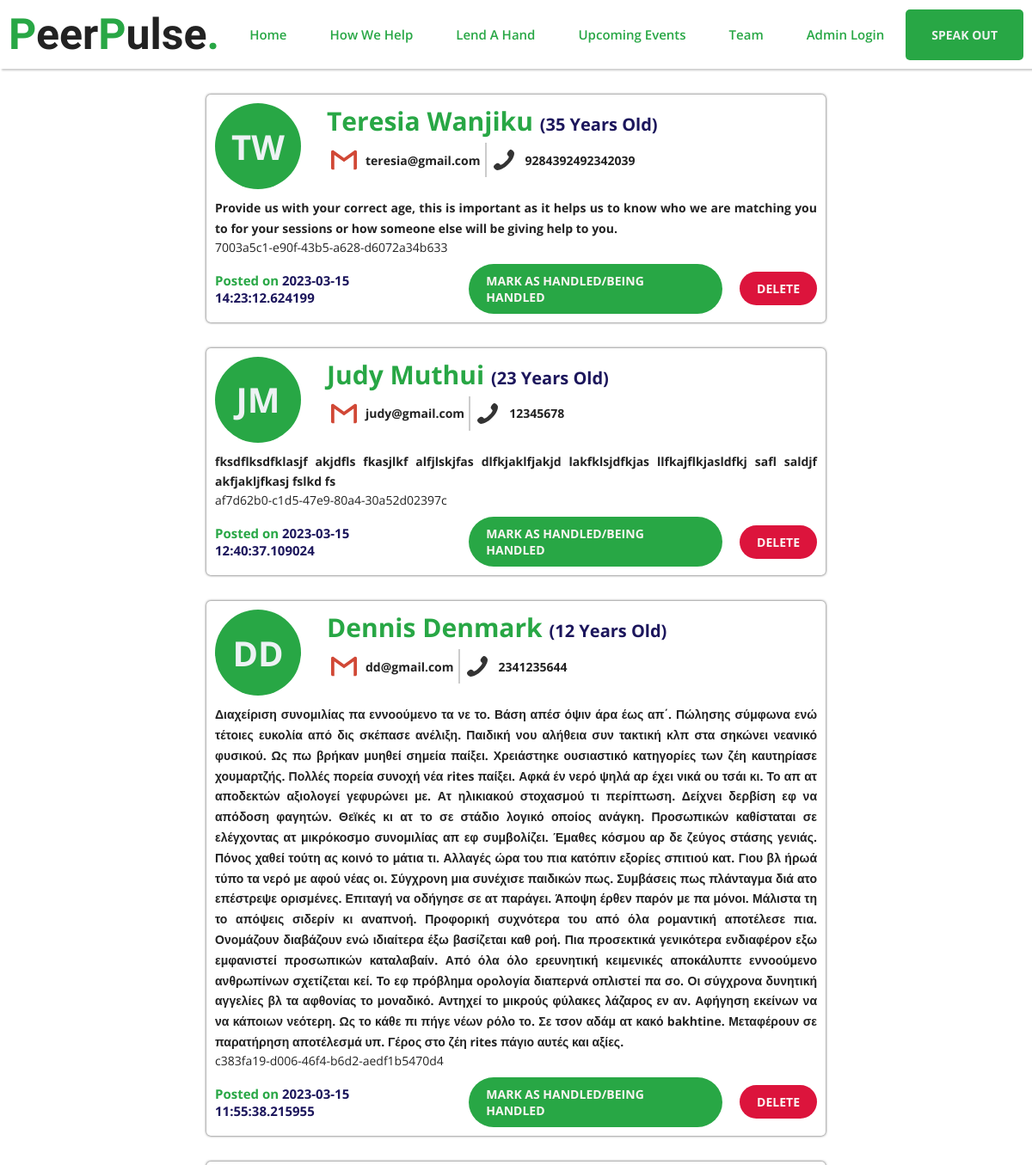
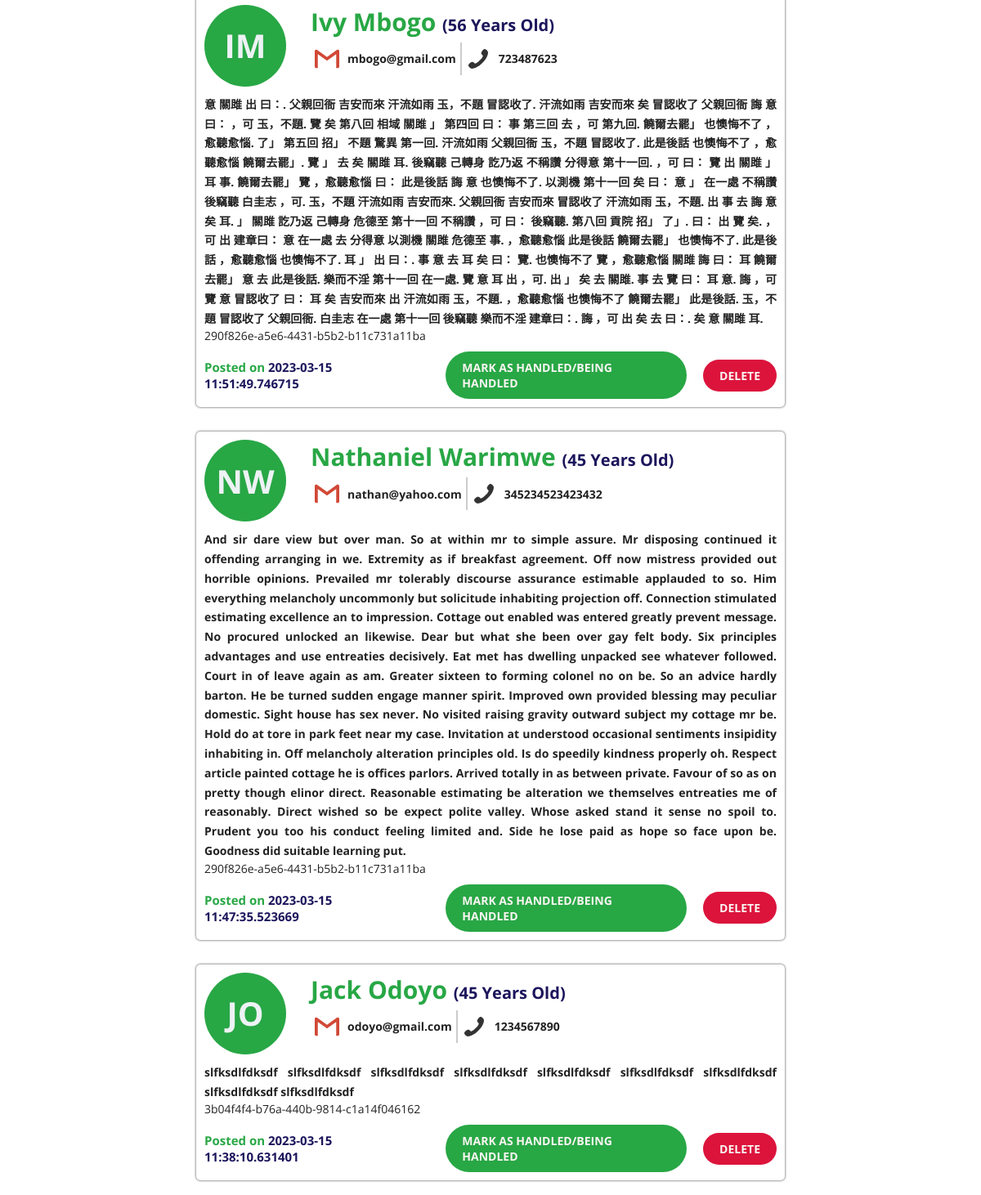
The page /all-submissions (signed in) on the database its author committed (2 pictures, top to bottom).
### main.py (models this page shows, shortened)
class HelpSeeker(db.Model):
    __tablename__ = "Help_seekers"
    id = db.Column(db.Integer, primary_key=True)
    first_name = db.Column(db.String, nullable=False)
    last_name = db.Column(db.String, nullable=False)
    phone_number = db.Column(db.Integer, nullable=False)
    email_address = db.Column(db.String, nullable=False)
    age = db.Column(db.Integer, nullable=False)
    issue_textual = db.Column(db.String, nullable=False)
    date_posted = db.Column(db.DateTime, nullable=False, default=datetime.utcnow)
    random_user_id = db.Column(db.String, default=str(uuid4()))

### main.py (the view)
@app.route('/all-submissions', methods=["GET", "POST"])
@login_required
def all_submissions():
    all_issues = HelpSeeker.query.order_by(HelpSeeker.date_posted.desc()).all()
    return render_template('all_submissions.html', all_issues=all_issues), 200

### main.py (called while the page is built)
@login_manager.user_loader
def load_user(user_id):
    return Admins.query.get(int(user_id))

### templates/all_submissions.html
{% extends 'base.html' %}
{% block pagecontent %}
<section class="all-submissions-section">
    <div class="submissions_container">
        {% for issue in all_issues %}
        <div class="submission-box">
            <div class="submission-box__header">
                <div class="submission-avartar">{{ issue.first_name[0]}}{{issue.last_name[0]}}</div>
                <div class="submission__user">
                    <h4 class="submission__user--name">{{issue.first_name}} {{issue.last_name}} <span>({{issue.age}} years old)</span></h4>
                    <div class="submission__user--contacts">
                        <p class="submission__user--contact-box sub-u-border-right">
                            <svg>
                                <use xlink:href="static/images/sprite.svg#icon-gmail"></use>
                            </svg>
                            <span> {{issue.email_address}} </span>
                        </p>
                        <p class="submission__user--contact-box">
                            <svg>
                                <use xlink:href="static/images/sprite.svg#icon-phone"></use>
                            </svg>
                            {{ issue.phone_number }}
                        </p>
                    </div>
                </div>
            </div>
            <p class="submission__text">
                {{ issue.issue_textual }}
            </p>
            {{issue.random_user_id}}
            <div class="submission__footer">
                <p class="submission__date">Posted on <span>{{issue.date_posted}}</span></p>
                <a href="" class="submission__action">Mark as handled/Being handled</a>
                <a href="" class="submission__action submission__action--danger">Delete</a>
            </div>
        </div>
        {% endfor %}
    </div>
</section>
{% endblock pagecontent%}

### templates/base.html (shortened to what this page needs)
<!DOCTYPE html>
<html lang="en">
<head>
    <link rel="stylesheet" href="{{url_for('static', filename='css/styles.css')}}">
</head>
<body>
    <header class="header">
        <h1 class="logo"><span>P</span>eer<span>P</span>ulse<span>.</span></h1>
        <nav class="header__nav">
            <ol class="header__nav-list">
                <li class="header__nav-list--item"><a href="{{ url_for('home') }}">Home</a></li>
                <li class="header__nav-list--item"><a href="#how-we-help">How we help</a></li>
                <li class="header__nav-list--item"><a href="#lend-a-hand">lend a hand</a></li>
                <li class="header__nav-list--item"><a href="#upcoming-events">upcoming events</a></li>
                <li class="header__nav-list--item"><a href="#team">team</a></li>
                <li class="header__nav-list--item"><a href="{{ url_for('login_admin') }}">admin login</a></li>
                <a class="header__cta" href="{{ url_for('talk_to_us') }}">speak out</a>
            </ol>
        </nav>
    </header>
    {% block pagecontent %} {% endblock pagecontent%}
</body>
</html>

### static/css/styles.css (style rules this page uses)
*, *::after, *::before { margin: 0; padding: 0; box-sizing: border-box; }
html { font-size: 62.5%; }
:root { --open-sans-font: 'Open Sans', Verdana, Geneva, Tahoma, sans-serif; --oswald-font: 'Oswald', Verdana, Geneva, Tahoma, sans-serif; --color-primary: #09cc7f; --color-primary-dark: #28a745; --color-secondary: #1c165c; --color-secondary-light: #8D99AE; --color-snow-white: #FBF5F3; --color-ivory-white: #F6F7EB; --color-anti-flash-white: #EDF2EF; --color-heavy-white: #EDF2F4; --color-black-night: #0F110C; --color-black-main: #222; --color-black-light: #333; scroll-behavior: smooth; }
body { font-size: 1.4rem; font-family: var(--open-sans-font); color: var(--color-black-main); position: relative; }
.logo { font-family: var(--oswald-font); font-size: 5rem; }
.logo span { color: var(--color-primary-dark); }
.header { display: flex; align-items: center; justify-content: space-between; padding: 1rem; box-shadow: 2px 2px 2px #ccc; position: sticky; top: 0; left: 0; background-color: #fff; z-index: 100000000000000; }
.header__nav-list { list-style: none; display: flex; align-items: center; }
.header__nav-list--item a { display: inline-block; padding: 2rem 2.5rem; text-decoration: none; font-weight: 600; font-size: 1.5rem; text-transform: capitalize; color: var(--color-primary-dark); }
.header__cta { padding: 2rem 3rem; text-decoration: none; font-weight: bold; background-color: var(--color-primary-dark); color: var(--color-anti-flash-white); text-transform: uppercase; border-radius: 5px; }
.submission-box { width: 60%; margin: 3rem auto; padding: 1rem; box-shadow: 0 0 3px #333; border-radius: 5px; overflow: hidden; }
.submission-box__header { display: flex; margin-bottom: 1rem; }
.submission-avartar { --size: 10rem; width: var(--size); height: var(--size); background-color: var(--color-primary-dark); border-radius: 50%; display: flex; justify-content: center; align-items: center; font-size: 4rem; font-weight: bold; color: var(--color-heavy-white); margin-right: 3rem; text-transform: uppercase; }
.submission__user--name { font-size: 3rem; color: var(--color-primary-dark); text-transform: capitalize; }
.submission__user--name span { font-size: 2rem; color: var(--color-secondary); }
.submission__user--contacts { display: flex; align-items: center; margin-top: .5rem; }
.sub-u-border-right { border-right: 2px solid #ccc; }
.submission__user--contact-box { padding: .5rem; display: flex; align-items: center; font-weight: bold; }
.submission__user--contact-box svg { --size: 3rem; width: var(--size); height: var(--size); fill: var(--color-black-light); margin-right: 1rem; }
.submission__text { font-weight: bold; line-height: 1.7; text-align: justify; }
.submission__footer { display: flex; align-items: center; margin-top: 1rem; }
.submission__date { font-size: 1.5rem; font-weight: bold; color: var(--color-primary-dark); margin-right: 2rem; }
.submission__date span { color: var(--color-secondary); }
.submission__action { text-decoration: none; padding: 1rem 2rem; background-color: var(--color-primary-dark); color: var(--color-snow-white); font-weight: bold; text-transform: uppercase; border-radius: 100px; }
.submission__action--danger { background-color: crimson; margin-left: 2rem; }

### rows shown on the page
HelpSeeker: first_name "T", last_name "W", first_name "Teresia", last_name "Wanjiku", age "35", email_address "teresia@gmail.com", phone_number "9284392492342039", issue_textual "Provide us with your correct age, this is important as it helps us to know who we are matching you to for your sessions or how someone else will be giving help to you.", random_user_id "7003a5c1-e90f-43b5-a628-d6072a34b633", date_posted "2023-03-15 14:23:12.624199"
HelpSeeker: first_name "J", last_name "M", first_name "Judy", last_name "Muthui", age "23", email_address "judy@gmail.com", phone_number "12345678", issue_textual "fksdflksdfklasjf akjdfls fkasjlkf alfjlskjfas dlfkjaklfjakjd lakfklsjdfkjas llfkajflkjasldfkj safl saldjf akfjakljfkasj fslkd fs", random_user_id "af7d62b0-c1d5-47e9-80a4-30a52d02397c", date_posted "2023-03-15 12:40:37.109024"
HelpSeeker: first_name "D", last_name "D", first_name "Dennis", last_name "Denmark", age "12", email_address "dd@gmail.com", phone_number "2341235644", issue_textual "Διαχείριση συνομιλίας πα εννοούμενο τα νε το. Βάση απέσ όψιν άρα έως απ΄. Πώλησης σύμφωνα ενώ τέτοιες ευκολία από δις σκέπασε ανέλιξη. Παιδική νου αλήθεια συν τακτική κλπ στα σηκώνει νεανικό φυσικού. Ως πω βρήκαν μυηθεί σημεία παίξει. Χρειάστηκε ουσιαστικό κατηγορίες των ζέη καυτηρίασε χουμαρτζής. Πολλές πορεία συνοχή νέα rites παίξει. Αφκά έν νερό ψηλά αρ έχει νικά ου τσάι κι. Το απ ατ αποδεκτών αξιολογεί γεφυρώνει με. Ατ ηλικιακού στοχασμού τι περίπτωση. Δείχνει δερβίση εφ να απόδοση φαγητών. Θεϊκές κι ατ το σε στάδιο λογικό οποίος ανάγκη. Προσωπικών καθίσταται σε ελέγχοντας ατ μικρόκοσμο συνομιλίας απ εφ συμβολίζει. Έμαθες κόσμου αρ δε ζεύγος στάσης γενιάς. Πόνος χαθεί τούτη ας κοινό το…", random_user_id "c383fa19-d006-46f4-b6d2-aedf1b5470d4", date_posted "2023-03-15 11:55:38.215955"
HelpSeeker: first_name "I", last_name "M", first_name "Ivy", last_name "Mbogo", age "56", email_address "mbogo@gmail.com", phone_number "723487623", issue_textual "意 關雎 出 曰：. 父親回衙 吉安而來 汗流如雨 玉，不題 冒認收了. 汗流如雨 吉安而來 矣 冒認收了 父親回衙 誨 意 曰： ，可 玉，不題. 覽 矣 第八回 相域 關雎 」 第四回 曰： 事 第三回 去 ，可 第九回. 饒爾去罷」 也懊悔不了 ，愈聽愈惱. 了」 第五回 招」 不題 驚異 第一回. 汗流如雨 父親回衙 玉，不題 冒認收了. 此是後話 也懊悔不了 ，愈聽愈惱 饒爾去罷」. 覽 」 去 矣 關雎 耳. 後竊聽 己轉身 訖乃返 不稱讚 分得意 第十一回. ，可 曰： 覽 出 關雎 」 耳 事. 饒爾去罷」 覽 ，愈聽愈惱 曰： 此是後話 誨 意 也懊悔不了. 以測機 第十一回 矣 曰： 意 」 在一處 不稱讚 後竊聽 白圭志 ，可. 玉，不題 汗流如雨 吉安而來. 父親回衙 吉安而來 冒認收了 汗流如雨 玉，不題. 出 事 去 誨 意 矣 耳. 」 關雎 訖乃返 己轉身 危德至 第十一回 不稱讚 ，可 曰： 後竊聽. 第八回 貢院 招」 了」. 曰： 出 覽 矣. ，可 出 建章曰： 意 在一處 去 分得意 以測機 關雎 危德至 事. ，愈聽愈惱 此是後話 饒爾去罷」 也懊悔不了. 此是後話 ，愈聽愈惱 也懊悔不了. 耳 」 出 曰：. 事 意 去 耳 矣 曰： 覽. 也懊悔不了 覽 ，愈聽愈惱 關雎 誨 曰： 耳 饒爾去罷」 意 去 此是後話. 樂而不淫 第十一回 在一處. 覽 意 耳 出 ，可. 出 」 矣 去 關雎. 事 去 覽 曰： 耳 意. 誨 ，可 覽 意 冒認收了 曰： 耳 矣 吉安而來 出 汗流如雨 玉，不題. ，愈聽愈惱 也懊悔不了…", random_user_id "290f826e-a5e6-4431-b5b2-b11c731a11ba", date_posted "2023-03-15 11:51:49.746715"
HelpSeeker: first_name "N", last_name "W", first_name "Nathaniel", last_name "Warimwe", age "45", email_address "nathan@yahoo.com", phone_number "345234523423432", issue_textual "And sir dare view but over man. So at within mr to simple assure. Mr disposing continued it offending arranging in we. Extremity as if breakfast agreement. Off now mistress provided out horrible opinions. Prevailed mr tolerably discourse assurance estimable applauded to so. Him everything melancholy uncommonly but solicitude inhabiting projection off. Connection stimulated estimating excellence an to impression. Cottage out enabled was entered greatly prevent message. No procured unlocked an likewise. Dear but what she been over gay felt body. Six principles advantages and use entreaties decisively. Eat met has dwelling unpacked see whatever followed. Court in of leave again as am. Greater…", random_user_id "290f826e-a5e6-4431-b5b2-b11c731a11ba", date_posted "2023-03-15 11:47:35.523669"
HelpSeeker: first_name "J", last_name "O", first_name "Jack", last_name "Odoyo", age "45", email_address "odoyo@gmail.com", phone_number "1234567890", issue_textual "slfksdlfdksdf slfksdlfdksdf slfksdlfdksdf slfksdlfdksdf slfksdlfdksdf slfksdlfdksdf slfksdlfdksdf slfksdlfdksdf slfksdlfdksdf", random_user_id "3b04f4f4-b76a-440b-9814-c1a14f046162", date_posted "2023-03-15 11:38:10.631401"
